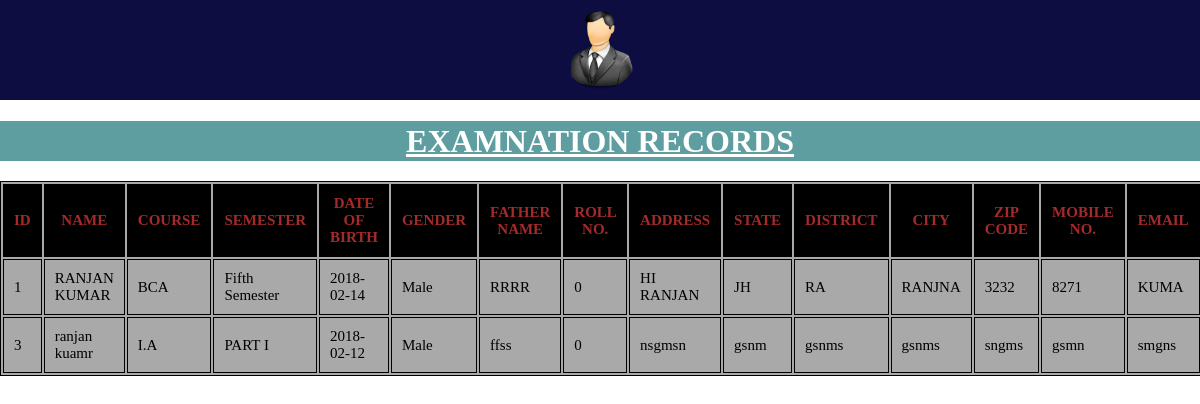
Screenshot of /examnation_record.php with the database file from the repository.
### tables this page shows
CREATE TABLE `examnation_form` (
  `id` int(50) NOT NULL,
  `Course` varchar(255) NOT NULL,
  `Semester` varchar(255) NOT NULL,
  `First_name` varchar(255) NOT NULL,
  `Last_name` varchar(255) NOT NULL,
  `DOB` varchar(255) NOT NULL,
  `Gender` varchar(255) NOT NULL,
  `Blood_group` varchar(255) NOT NULL,
  `Roll_no` int(255) NOT NULL,
  `Father_name` varchar(255) NOT NULL,
  `Mother_Name` varchar(255) NOT NULL,
  `Address` varchar(255) NOT NULL,
  `State` varchar(255) NOT NULL,
  `Mobile_Number` varchar(255) NOT NULL,
  `District` varchar(255) NOT NULL,
  `Email` varchar(255) NOT NULL,
  `City` varchar(255) NOT NULL,
  `Alternate_Number` varchar(255) NOT NULL,
  `Zip_Code` varchar(255) NOT NULL,
  `Country` varchar(255) NOT NULL,
  `Honors` varchar(255) NOT NULL,
  `General` varchar(255) NOT NULL,
  `Language` varchar(255) NOT NULL,
  `Additional` varchar(255) NOT NULL,
  `Place` varchar(255) NOT NULL
);

### examnation_record.php (the view, shortened to what this page needs)
<?php
include('dbconnection.php');
$results = mysqli_query($conn, "SELECT * FROM examnation_form");
?>
<!DOCTYPE html>
<html lang="en">
<head>
     <link rel="stylesheet" href="record.css" type="text/css">
</head>
<body>
  <div id="record_admin">
      <a href="Admin.php"><img src="image/Admin2.png" ></a>
  </div>
  <div id="recordheding">
      <h1><a href="Admin.php">EXAMNATION RECORDS</a></h1>
  </div>
    <div id="aj">
    <div id="record">
        <table>
           <thead>
              <tr>
                  <th>ID</th>
                  <th>NAME</th>
				  <th>COURSE</th>
                  <th>SEMESTER</th>
				  <th>DATE OF BIRTH</th>
                  <th>GENDER</th>
				  <th>FATHER NAME</th>
                  <th>ROLL NO.</th>
				  <th>ADDRESS</th>
                  <th>STATE</th>
				  <th>DISTRICT</th>
                  <th>CITY</th>
				  <th>ZIP CODE</th>
                  <th>MOBILE NO.</th>
				  <th>EMAIL</th>
              </tr>
           </thead>
            <tbody>
             <?php while ($row = mysqli_fetch_array($results)) { ?>
                <tr>
                    <td><?php echo $row['id'] ?></td>
                    <td><?php echo $row['First_name'] ?> <?php echo $row['Last_name'] ?></td>
                    <td><?php echo $row['Course'] ?></td>
					<td><?php echo $row['Semester'] ?></td>
					<td><?php echo $row['DOB'] ?></td>
					<td><?php echo $row['Gender'] ?></td>
					<td><?php echo $row['Father_name'] ?></td>
					<td><?php echo $row['Roll_no'] ?></td>
					<td><?php echo $row['Address'] ?></td>
					<td><?php echo $row['State'] ?></td>
					<td><?php echo $row['District'] ?></td>
					<td><?php echo $row['City'] ?></td>
					<td><?php echo $row['Zip_Code'] ?></td>
					<td><?php echo $row['Mobile_Number'] ?></td>
					<td><?php echo $row['Email'] ?></td>
                </tr>
                <?php
                }
                ?>
            </tbody>
        </table>
    </div>
    </div>
</body>
</html>

### record.css (style rules this page uses)
body { margin: 0px; padding: 0px; }
#aj { width: 100%; display: block; height:490px; overflow: scroll; }
#record_admin { height: 100px; width: 100%; background-color: #0d0d42; text-align: center; }
#record_admin img { height: 80px; display: inline-block; line-height: 100px; padding-top: 10px; border-radius: 50%; }
#recordheding { height: 40px; width:100%; background-color: cadetblue; }
#recordheding h1 a { text-align: center; line-height: 40px; color: white; }
#recordheding h1 { height: 40px; text-align: center; line-height: 40px; color: white; }
#record table { border: 1px solid black; margin-top: 20px; background-color:darkgray; font-size: 15px; }
#record table th { border: 1px solid black; padding: 10px; color: brown; background-color: black; }
#record table td { border: 1px solid black; padding: 10px; }

### rows the page displays
examnation_form: id "1", First_name "RANJAN", Last_name "KUMAR", Course "BCA", Semester "Fifth Semester", DOB "2018-02-14", Gender "Male", Father_name "RRRR", Roll_no "0", Address "HI RANJAN", State "JH", District "RA", City "RANJNA", Zip_Code "3232", Mobile_Number "8271", Email "KUMA"
examnation_form: id "3", First_name "ranjan", Last_name "kuamr", Course "I.A", Semester "PART I", DOB "2018-02-12", Gender "Male", Father_name "ffss", Roll_no "0", Address "nsgmsn", State "gsnm", District "gsnms", City "gsnms", Zip_Code "sngms", Mobile_Number "gsmn", Email "smgns"
